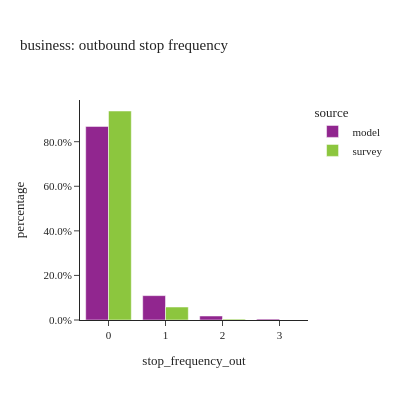
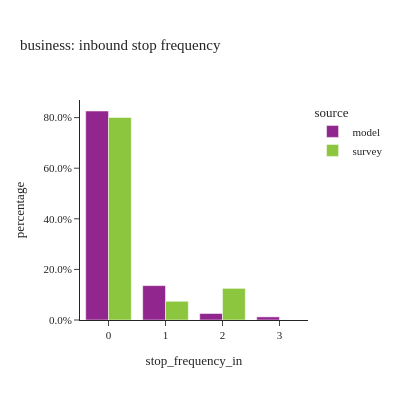
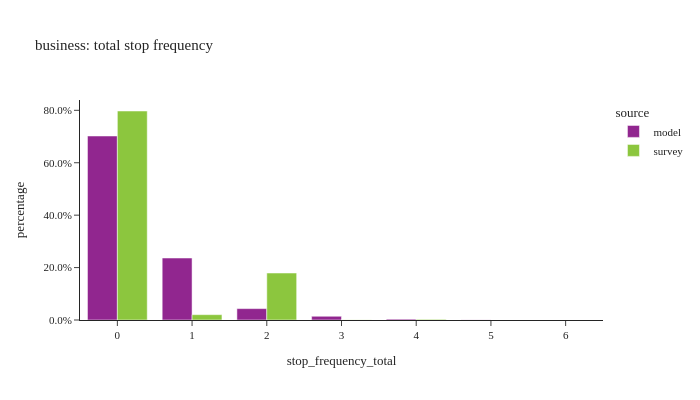

Notebook source saved alongside these figures, in order:
### Code cell
#| layout: [[1,1], [1]]
stopfreq_by_tourtype(tour_data, "business")

### Figure 1 — Plotly figure (JSON) as saved in the notebook; plotly's stock layout.template omitted (floating-point values rounded to 4 significant figures)
{"data": [{"alignmentgroup": "True", "customdata": [[74870.0, 74870.0], [9420.0, 9420.0], [1544.0, 1544.0], [361.0, 361.0]], "hovertemplate": "source=model<br>stop_frequency_out=%{x}<br>percentage=%{y}<br>weighted_sum=%{customdata[0]}<br>sample_size=%{customdata[1]}<extra></extra>", "legendgroup": "model", "marker": {"color": "#91268F", "pattern": {"shape": ""}}, "name": "model", "offsetgroup": "model", "orientation": "v", "showlegend": true, "textposition": "auto", "type": "bar", "x": ["0", "1", "2", "3"], "xaxis": "x", "y": [0.8686, 0.1093, 0.01791, 0.004188], "yaxis": "y"}, {"alignmentgroup": "True", "customdata": [[53280.0, 58.0], [3308.0, 5.0], [228.9, 2.0]], "hovertemplate": "source=survey<br>stop_frequency_out=%{x}<br>percentage=%{y}<br>weighted_sum=%{customdata[0]}<br>sample_size=%{customdata[1]}<extra></extra>", "legendgroup": "survey", "marker": {"color": "#8CC63E", "pattern": {"shape": ""}}, "name": "survey", "offsetgroup": "survey", "orientation": "v", "showlegend": true, "textposition": "auto", "type": "bar", "x": ["0", "1", "2"], "xaxis": "x", "y": [0.9377, 0.05823, 0.004028], "yaxis": "y"}], "layout": {"barmode": "group", "height": 400, "legend": {"title": {"text": "source"}, "tracegroupgap": 0}, "title": {"text": "business: outbound stop frequency"}, "width": 400, "xaxis": {"anchor": "y", "domain": [0.0, 1.0], "title": {"text": "stop_frequency_out"}}, "yaxis": {"anchor": "x", "domain": [0.0, 1.0], "tickformat": ".1%", "title": {"text": "percentage"}}}}

### Figure 2 — Plotly figure (JSON) as saved in the notebook; plotly's stock layout.template omitted (floating-point values rounded to 4 significant figures)
{"data": [{"alignmentgroup": "True", "customdata": [[71210.0, 71210.0], [11710.0, 11710.0], [2213.0, 2213.0], [1059.0, 1059.0]], "hovertemplate": "source=model<br>stop_frequency_in=%{x}<br>percentage=%{y}<br>weighted_sum=%{customdata[0]}<br>sample_size=%{customdata[1]}<extra></extra>", "legendgroup": "model", "marker": {"color": "#91268F", "pattern": {"shape": ""}}, "name": "model", "offsetgroup": "model", "orientation": "v", "showlegend": true, "textposition": "auto", "type": "bar", "x": ["0", "1", "2", "3"], "xaxis": "x", "y": [0.8262, 0.1359, 0.02568, 0.01229], "yaxis": "y"}, {"alignmentgroup": "True", "customdata": [[45510.0, 54.0], [4207.0, 7.0], [7105.0, 4.0]], "hovertemplate": "source=survey<br>stop_frequency_in=%{x}<br>percentage=%{y}<br>weighted_sum=%{customdata[0]}<br>sample_size=%{customdata[1]}<extra></extra>", "legendgroup": "survey", "marker": {"color": "#8CC63E", "pattern": {"shape": ""}}, "name": "survey", "offsetgroup": "survey", "orientation": "v", "showlegend": true, "textposition": "auto", "type": "bar", "x": ["0", "1", "2"], "xaxis": "x", "y": [0.8009, 0.07404, 0.125], "yaxis": "y"}], "layout": {"barmode": "group", "height": 400, "legend": {"title": {"text": "source"}, "tracegroupgap": 0}, "title": {"text": "business: inbound stop frequency"}, "width": 400, "xaxis": {"anchor": "y", "domain": [0.0, 1.0], "title": {"text": "stop_frequency_in"}}, "yaxis": {"anchor": "x", "domain": [0.0, 1.0], "tickformat": ".1%", "title": {"text": "percentage"}}}}

### Figure 3 — Plotly figure (JSON) as saved in the notebook; plotly's stock layout.template omitted (floating-point values rounded to 4 significant figures)
{"data": [{"alignmentgroup": "True", "customdata": [[60510.0, 60510.0], [20380.0, 20380.0], [3747.0, 3747.0], [1229.0, 1229.0], [286.0, 286.0], [38.0, 38.0], [2.0, 2.0]], "hovertemplate": "source=model<br>stop_frequency_total=%{x}<br>percentage=%{y}<br>weighted_sum=%{customdata[0]}<br>sample_size=%{customdata[1]}<extra></extra>", "legendgroup": "model", "marker": {"color": "#91268F", "pattern": {"shape": ""}}, "name": "model", "offsetgroup": "model", "orientation": "v", "showlegend": true, "textposition": "auto", "type": "bar", "x": [0.0, 1.0, 2.0, 3.0, 4.0, 5.0, 6.0], "xaxis": "x", "y": [0.702, 0.2364, 0.04347, 0.01426, 0.003318, 0.0004409, 2.32e-05], "yaxis": "y"}, {"alignmentgroup": "True", "customdata": [[45310.0, 51.0], [1155.0, 7.0], [10180.0, 5.0], [27.42, 1.0], [143.9, 1.0]], "hovertemplate": "source=survey<br>stop_frequency_total=%{x}<br>percentage=%{y}<br>weighted_sum=%{customdata[0]}<br>sample_size=%{customdata[1]}<extra></extra>", "legendgroup": "survey", "marker": {"color": "#8CC63E", "pattern": {"shape": ""}}, "name": "survey", "offsetgroup": "survey", "orientation": "v", "showlegend": true, "textposition": "auto", "type": "bar", "x": [0.0, 1.0, 2.0, 3.0, 4.0], "xaxis": "x", "y": [0.7974, 0.02033, 0.1792, 0.0004825, 0.002532], "yaxis": "y"}], "layout": {"barmode": "group", "height": 400, "legend": {"title": {"text": "source"}, "tracegroupgap": 0}, "title": {"text": "business: total stop frequency"}, "width": 700, "xaxis": {"anchor": "y", "domain": [0.0, 1.0], "title": {"text": "stop_frequency_total"}}, "yaxis": {"anchor": "x", "domain": [0.0, 1.0], "tickformat": ".1%", "title": {"text": "percentage"}}}}
